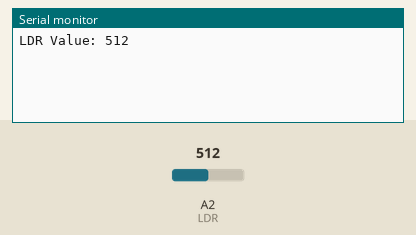
The sketch below on a simulated Arduino Uno, built with avr-gcc and run on an emulated ATmega328P. Shown: the last lines printed to the serial monitor. Inputs (shaded band) come from the test bench; at power-on: A2 (LDR) = 512.

Above: at 1.2 s.
1.3 s: A2 (LDR) set to 716
At 2.6 s:
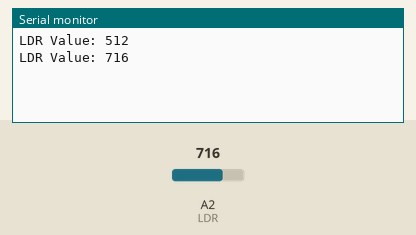
2.8 s: A2 (LDR) set to 900
At 4.3 s:
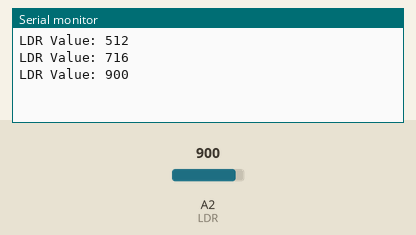
Timing chart, 0 to 5.8 s (numbered marks = the images above; inputs shaded):
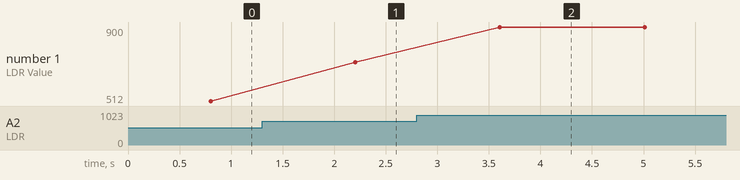

Measured:
- after the input at 1.3 s, the serial monitor: prints a new line after 0.91 s (image 1)
- after the input at 2.8 s, the serial monitor: prints a new line after 0.81 s (image 2)
- plotted number 1: 512 → 716 after the input at 1.3 s, 716 → 900 after the input at 2.8 s

The sketch:

LDR_Analog_Value_Reader.ino
```cpp
const int LDR = A2;

void setup() {
  // put your setup code here, to run once:
  Serial.begin(9600);
  pinMode(LDR, INPUT);
}

void loop() {
  long AVGSum = 0;

  for (int i = 0; i < 20; i++) {
    AVGSum += analogRead(LDR);
    delay(40);
  };

  int AVG = AVGSum / 20;

  Serial.print("LDR Value: ");
  Serial.println(AVG);

  delay(600);
}
```
